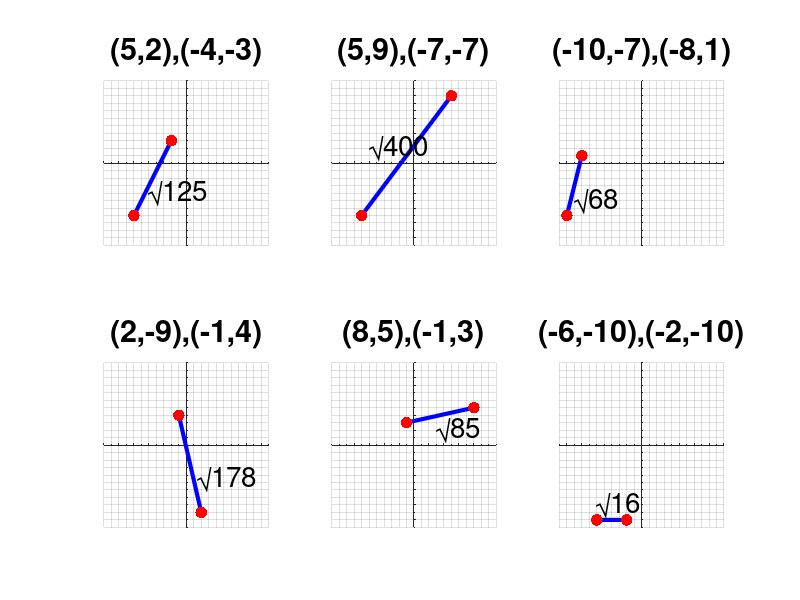

MATLAB code for this plot:
clear all; close all; clc;
h=figure('Position',[1 21 1366 670], ...
'Name',strcat('Distancia entre dos Puntos', ...
''));
function d=pdist2(x,y)
 d=((x(2)-x(1))^2+(y(2)-y(1))^2);
endfunction
%%%%%%%%%%%%%%%%%%%%%%%%%%
lw=3; fs=20; ms=25; vc1=[0 0 1]; vc2=[1 0 0];
%%%%%%%%%%%%%%%%%%%%%%%%%%%%%%%%             
subplot(2,3,1)
x = [-2 -7];
y = [3 -7];
hold on;
plot(x,y,'-','linewidth',lw,'color',vc1);
plot(x,y,'.','markersize',ms,'color',vc2);
ht=text(mean(x-0.5),mean(y-2),strcat('\surd ',num2str(pdist2(x, y))),... 
    'interpreter','tex','fontsize',fs);
hold off;
title({'(5,2),(-4,-3)'}, ...
'fontsize',fs,'fontweight','bold')
axis([-11 11 -11 11])
axis square;
set(gca,'xaxislocation','origin',...
'yaxislocation','origin');
box off; grid on;
set(gca,'ytick',-11:1:11);
set(gca,'xtick',-11:1:11);
set(gca,'fontsize',fs,'yTickLabel',{})
set(gca,'fontsize',fs,'xTickLabel',{})
%%%%%%%%%%%%%%%%%%%%%%%%%%%%%%%%             
subplot(2,3,2)
x = [5 -7];
y = [9 -7];
hold on;
plot(x,y,'-','linewidth',lw,'color',vc1);
plot(x,y,'.','markersize',ms,'color',vc2);
ht=text(mean(x-5),mean(y+1),strcat('\surd ',num2str(pdist2(x, y))),... 
    'interpreter','tex','fontsize',fs);
hold off;
title({'(5,9),(-7,-7)'}, ...
'fontsize',fs,'fontweight','bold')
axis([-11 11 -11 11])
axis square;
set(gca,'xaxislocation','origin',...
'yaxislocation','origin');
box off; grid on;
set(gca,'ytick',-11:1:11);
set(gca,'xtick',-11:1:11);
set(gca,'fontsize',fs,'yTickLabel',{})
set(gca,'fontsize',fs,'xTickLabel',{})
%%%%%%%%%%%%%%%%%%%%%%%%%%%%%%%%             
subplot(2,3,3)
x = [-10 -8];
y = [-7 1];
hold on;
plot(x,y,'-','linewidth',lw,'color',vc1);
plot(x,y,'.','markersize',ms,'color',vc2);
ht=text(mean(x),mean(y-2),strcat('\surd ',num2str(pdist2(x, y))),... 
    'interpreter','tex','fontsize',fs);
hold off;
title({'(-10,-7),(-8,1)'}, ...
'fontsize',fs,'fontweight','bold')
axis([-11 11 -11 11])
axis square;
set(gca,'xaxislocation','origin',...
'yaxislocation','origin');
box off; grid on;
set(gca,'ytick',-11:1:11);
set(gca,'xtick',-11:1:11);
set(gca,'fontsize',fs,'yTickLabel',{})
set(gca,'fontsize',fs,'xTickLabel',{})
%%%%%%%%%%%%%%%%%%%%%%%%%%%%%%%%             
subplot(2,3,4)
x = [2 -1];
y = [-9 4];
hold on;
plot(x,y,'-','linewidth',lw,'color',vc1);
plot(x,y,'.','markersize',ms,'color',vc2);
ht=text(mean(x+1),mean(y-2),strcat('\surd ',num2str(pdist2(x, y))),... 
    'interpreter','tex','fontsize',fs);
hold off;
title({'(2,-9),(-1,4)'}, ...
'fontsize',fs,'fontweight','bold')
axis([-11 11 -11 11])
axis square;
set(gca,'xaxislocation','origin',...
'yaxislocation','origin');
box off; grid on;
set(gca,'ytick',-11:1:11);
set(gca,'xtick',-11:1:11);
set(gca,'fontsize',fs,'yTickLabel',{})
set(gca,'fontsize',fs,'xTickLabel',{})
%%%%%%%%%%%%%%%%%%%%%%%%%%%%%%%%             
subplot(2,3,5)
x = [8 -1];
y = [5 3];
hold on;
plot(x,y,'-','linewidth',lw,'color',vc1);
plot(x,y,'.','markersize',ms,'color',vc2);
ht=text(mean(x-0.5),mean(y-2),strcat('\surd ',num2str(pdist2(x, y))),... 
    'interpreter','tex','fontsize',fs);
hold off;
title({'(8,5),(-1,3)'}, ...
'fontsize',fs,'fontweight','bold')
axis([-11 11 -11 11])
axis square;
set(gca,'xaxislocation','origin',...
'yaxislocation','origin');
box off; grid on;
set(gca,'ytick',-11:1:11);
set(gca,'xtick',-11:1:11);
set(gca,'fontsize',fs,'yTickLabel',{})
set(gca,'fontsize',fs,'xTickLabel',{})
%%%%%%%%%%%%%%%%%%%%%%%%%%%%%%%%             
subplot(2,3,6)
x = [-6 -2];
y = [-10 -10];
hold on;
plot(x,y,'-','linewidth',lw,'color',vc1);
plot(x,y,'.','markersize',ms,'color',vc2);
ht=text(mean(x-2),mean(y+2),strcat('\surd ',num2str(pdist2(x, y))),... 
    'interpreter','tex','fontsize',fs);
hold off;
title({'(-6,-10),(-2,-10)'}, ...
'fontsize',fs,'fontweight','bold')
axis([-11 11 -11 11])
axis square;
set(gca,'xaxislocation','origin',...
'yaxislocation','origin');
box off; grid on;
set(gca,'ytick',-11:1:11);
set(gca,'xtick',-11:1:11);
set(gca,'fontsize',fs,'yTickLabel',{})
set(gca,'fontsize',fs,'xTickLabel',{})

